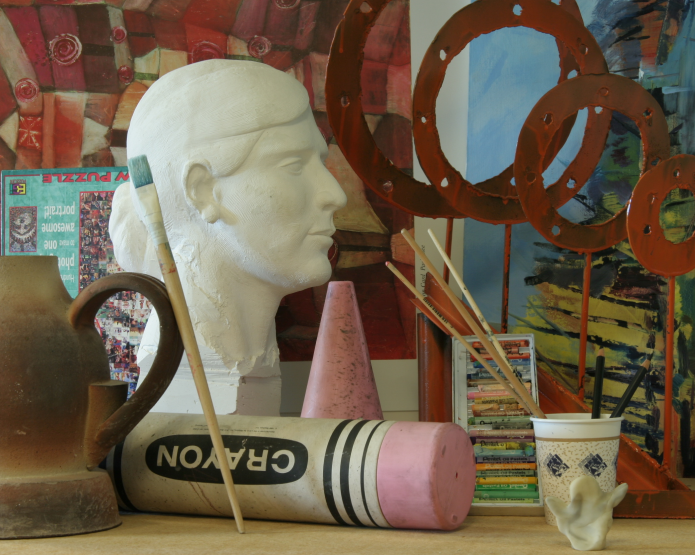
#> input picture StereoMatchingTestings/Art/view1.png, 1390 x 1110 px (shown at 1/2 size); its folder holds 3 pictures in this run
$ python algo.py
#> lines starting #> are read from the running program, lines starting #| are printed output that depends on the picture; long printed decimals are rounded
### utils.py
import math
import numpy as np

def cal_psnr(img1, img2):
    # img1 and img2 have range [0, 255]
    img1 = img1.astype(np.float64)
    img2 = img2.astype(np.float64)
    mse = np.mean((img1 - img2)**2)
    if mse == 0:
        return float('inf')
    return 20 * math.log10(255.0 / math.sqrt(mse))

### algo.py
import cv2
import utils
import numpy as np
import matplotlib.pyplot as plt
import tqdm

# [5 lines left out: function detect_sift, not called in this run]


# block matching algorithm
# psnr = 4.5619
def cal_disp_bm(img_l, img_r, numDisparities=256, blockSize=15):
    gray_l = cv2.cvtColor(img_l, cv2.COLOR_BGR2GRAY)
    gray_r = cv2.cvtColor(img_r, cv2.COLOR_BGR2GRAY)
    stereo = cv2.StereoBM_create(numDisparities=numDisparities, blockSize=blockSize)
    disparity = stereo.compute(gray_l, gray_r)
    return disparity


# psnr = -0.5750
# [56 lines left out: function cal_disp_basic, not called in this run]


if __name__ == "__main__":
    import os, config

    # test case
    name = "art"
    path = config.test_paths[name]

    # read image
    path_l = os.path.join(path, "view1.png")
    path_r = os.path.join(path, "view5.png")
    path_disp = os.path.join(path, "disp1.png")
    img_l = cv2.imread(path_l)
#> img_l is the input picture: shape (1110, 1390, 3); mean B, G, R 75.9, 95.7, 110.7
    img_r = cv2.imread(path_r)
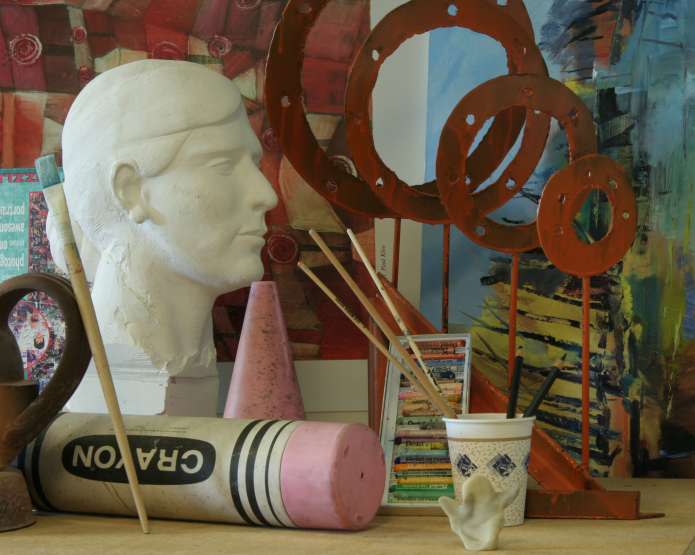
#> input picture StereoMatchingTestings/Art/view5.png, 1390 x 1110 px (shown at 1/2 size)
#> img_r is the input picture: shape (1110, 1390, 3); mean B, G, R 74.2, 93.6, 107
    img_disp = cv2.imread(path_disp, cv2.IMREAD_GRAYSCALE)
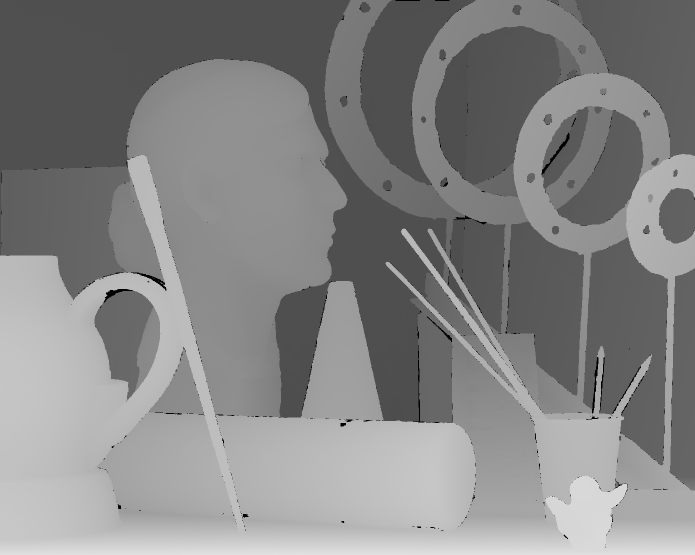
#> input picture StereoMatchingTestings/Art/disp1.png, 1390 x 1110 px (shown at 1/2 size)
#> img_disp is the input picture: shape (1110, 1390); min 0, max 225, mean 132.4

    # basic
    disp = cal_disp_bm(img_l, img_r)
#> in cal_disp_bm, `gray_l = cv2.cvtColor(img_l, cv2.COLOR_BGR2GRAY)`:
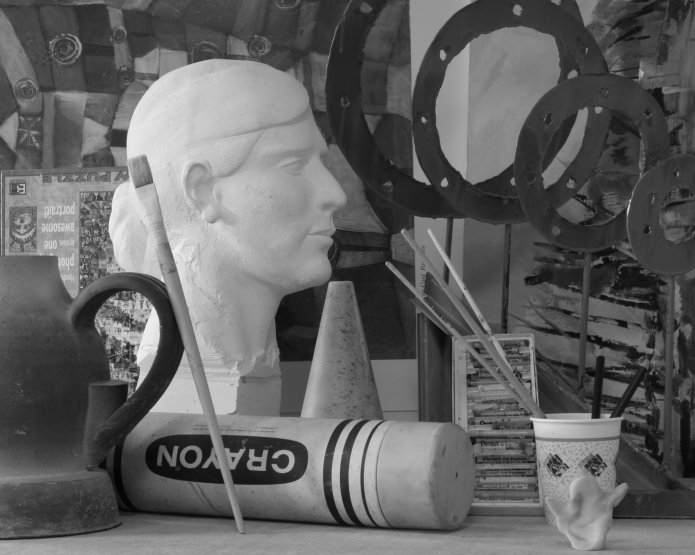
#> gray_l: shape (1110, 1390) (shown at 1/2 size); min 3, max 244, mean 97.9
#> in cal_disp_bm, `gray_r = cv2.cvtColor(img_r, cv2.COLOR_BGR2GRAY)`:
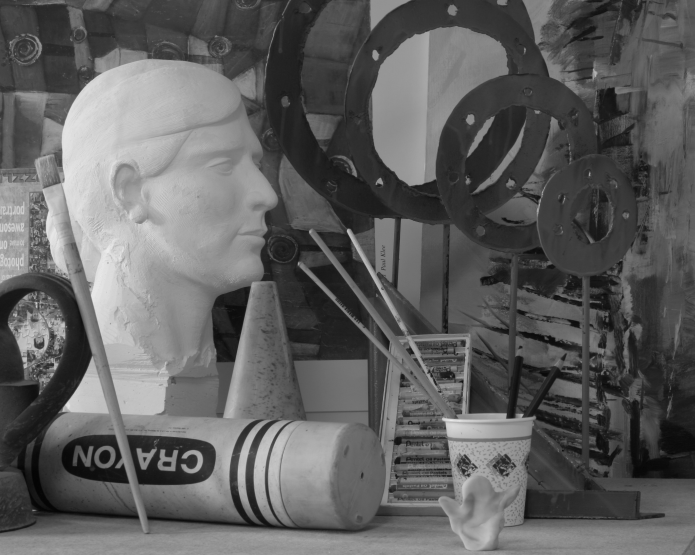
#> gray_r: shape (1110, 1390) (shown at 1/2 size); min 2, max 244, mean 95.4
#> in cal_disp_bm, `disparity = stereo.compute(gray_l, gray_r)`:
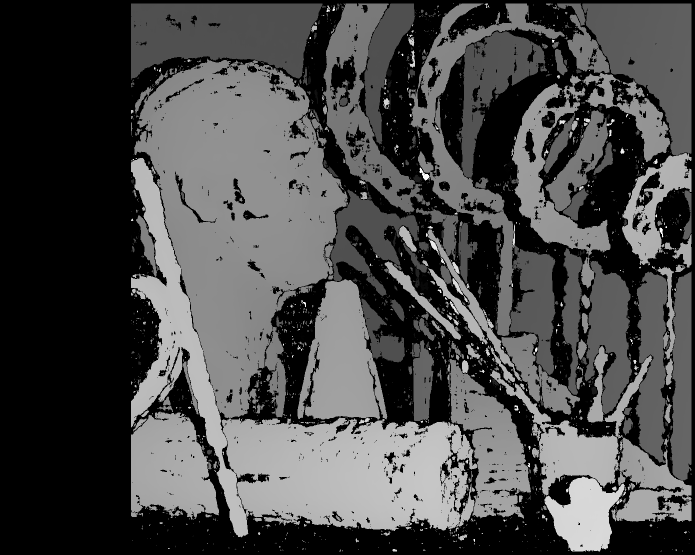
#> disparity: shape (1110, 1390) int16 (shown at 1/2 size); min -16, max 4080, mean 1179.6; drawn with min black and max white

    # normalize
    max_val, min_val = disp.max(), disp.min()
#> max_val = 4080; min_val = -16
    norm_disp = (disp - min_val) / (max_val - min_val) * 255

    # cal psnr
    psnr = utils.cal_psnr(img_disp, norm_disp)
#> in cal_psnr, `mse = np.mean((img1 - img2)**2)`: mse = 9143.7
#> psnr = 8.52
    print("norm", psnr)
#| norm 8.520
    psnr = utils.cal_psnr(img_disp, disp)
#> psnr = -15.87
    print(psnr)
#| -15.872

    # save
    path = os.path.join(config.result_path, f"norm-{name}.png")
    cv2.imwrite(path, norm_disp)
    path = os.path.join(config.result_path, f"{name}.png")
    cv2.imwrite(path, disp)
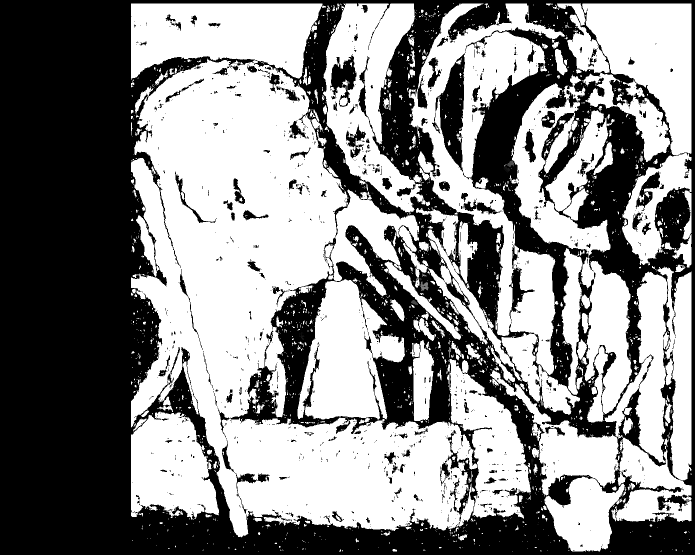
#> saved as art.png: shape (1110, 1390) (shown at 1/2 size); min 0, max 255, mean 136.4
